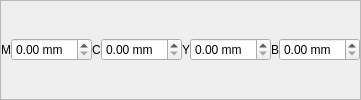
        <widget class="QFrame" name="frame_2">
         <property name="sizePolicy">
          <sizepolicy hsizetype="Fixed" vsizetype="Fixed">
           <horstretch>0</horstretch>
           <verstretch>0</verstretch>
          </sizepolicy>
         </property>
         <property name="minimumSize">
          <size>
           <width>116</width>
           <height>21</height>
          </size>
         </property>
         <property name="frameShape">
          <enum>QFrame::StyledPanel</enum>
         </property>
         <property name="frameShadow">
          <enum>QFrame::Raised</enum>
         </property>
         <layout class="QGridLayout" name="gridLayout_3">
          <property name="leftMargin">
           <number>0</number>
          </property>
          <property name="topMargin">
           <number>0</number>
          </property>
          <property name="rightMargin">
           <number>0</number>
          </property>
          <property name="bottomMargin">
           <number>0</number>
          </property>
          <property name="spacing">
           <number>0</number>
          </property>
          <item row="1" column="2">
           <widget class="QLabel" name="spittonC_lb">
            <property name="sizePolicy">
             <sizepolicy hsizetype="Fixed" vsizetype="Preferred">
              <horstretch>0</horstretch>
              <verstretch>0</verstretch>
             </sizepolicy>
            </property>
            <property name="minimumSize">
             <size>
              <width>0</width>
              <height>21</height>
             </size>
            </property>
            <property name="font">
             <font>
              <family>Arial</family>
              <pointsize>9</pointsize>
              <weight>50</weight>
              <bold>false</bold>
             </font>
            </property>
            <property name="text">
             <string>C</string>
            </property>
           </widget>
          </item>
          <item row="1" column="4">
           <widget class="QLabel" name="spittonY_lb">
            <property name="sizePolicy">
             <sizepolicy hsizetype="Fixed" vsizetype="Preferred">
              <horstretch>0</horstretch>
              <verstretch>0</verstretch>
             </sizepolicy>
            </property>
            <property name="minimumSize">
             <size>
              <width>0</width>
              <height>21</height>
             </size>
            </property>
            <property name="font">
             <font>
              <family>Arial</family>
              <pointsize>9</pointsize>
              <weight>50</weight>
              <bold>false</bold>
             </font>
            </property>
            <property name="text">
             <string>Y</string>
            </property>
           </widget>
          </item>
          <item row="1" column="0">
           <widget class="QLabel" name="spittonM_lb">
            <property name="sizePolicy">
             <sizepolicy hsizetype="Fixed" vsizetype="Preferred">
              <horstretch>0</horstretch>
              <verstretch>0</verstretch>
             </sizepolicy>
            </property>
            <property name="minimumSize">
             <size>
              <width>0</width>
              <height>21</height>
             </size>
            </property>
            <property name="font">
             <font>
              <family>Arial</family>
              <pointsize>9</pointsize>
              <weight>50</weight>
              <bold>false</bold>
             </font>
            </property>
            <property name="text">
             <string>M</string>
            </property>
           </widget>
          </item>
          <item row="1" column="6">
           <widget class="QLabel" name="spittonB_lb">
            <property name="sizePolicy">
             <sizepolicy hsizetype="Fixed" vsizetype="Preferred">
              <horstretch>0</horstretch>
              <verstretch>0</verstretch>
             </sizepolicy>
            </property>
            <property name="minimumSize">
             <size>
              <width>0</width>
              <height>21</height>
             </size>
            </property>
            <property name="font">
             <font>
              <family>Arial</family>
              <pointsize>9</pointsize>
              <weight>50</weight>
              <bold>false</bold>
             </font>
            </property>
            <property name="text">
             <string>B</string>
            </property>
           </widget>
          </item>
          <item row="1" column="3">
           <widget class="QDoubleSpinBox" name="spittonC_le">
            <property name="suffix">
             <string> mm</string>
            </property>
            <property name="decimals">
             <number>2</number>
            </property>
           </widget>
          </item>
          <item row="1" column="5">
           <widget class="QDoubleSpinBox" name="spittonY_le">
            <property name="suffix">
             <string> mm</string>
            </property>
            <property name="decimals">
             <number>2</number>
            </property>
           </widget>
          </item>
          <item row="1" column="1">
           <widget class="QDoubleSpinBox" name="spittonM_le">
            <property name="suffix">
             <string> mm</string>
            </property>
            <property name="decimals">
             <number>2</number>
            </property>
           </widget>
          </item>
          <item row="1" column="7">
           <widget class="QDoubleSpinBox" name="spittonB_le">
            <property name="suffix">
             <string> mm</string>
            </property>
            <property name="decimals">
             <number>2</number>
            </property>
           </widget>
          </item>
         </layout>
        </widget>
